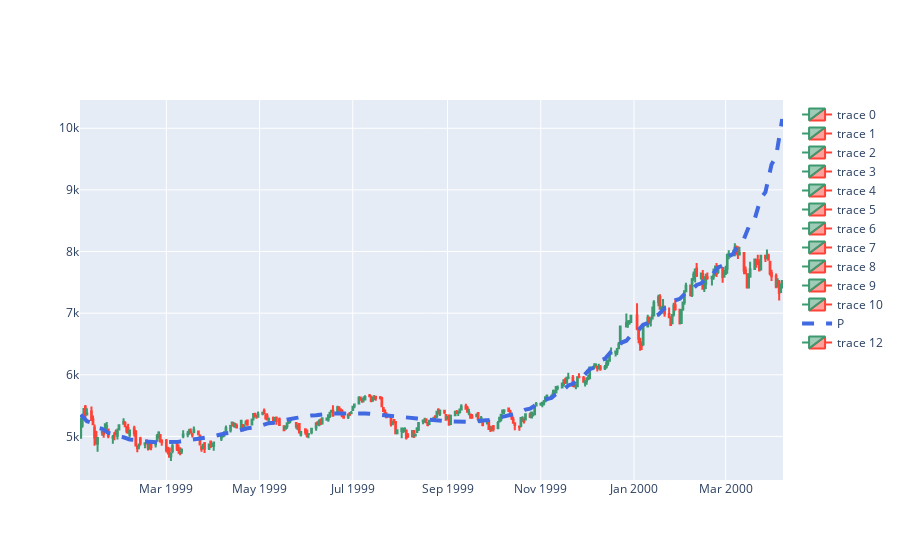

Notebook code cell kept with this figure:
### Markdown cell above
# Check how accurace the prediction is.
By comparing the next 30 days real data to the predictions.
The error is the deviation relative to the true values.
THe accuracy is simply the percentage of predictions that fall within 10% of the true values.

### Code cell
newD = data[300:330]

fig.add_trace(go.Candlestick(x=newD[newD.columns[0]],
                open=newD['open'], high=newD['high'],
                low=newD['low'], close=newD['close']))

fig.show()

idx = np.isfinite(newD['close'])
errors = np.abs((y_axis[300:] - newD['close'].values[idx]) / newD['close'].values[idx])
accuracy = np.where(errors<=0.1)[0].shape[0] / errors.shape[0]
print("Min error (%) : {}".format(np.min(errors)*100))
print("Max error (%) : {}".format(np.max(errors)*100))
print("Avg error (%) : {}".format(np.average(errors)*100))
print("Accuracy (%) : {}".format(accuracy*100))
